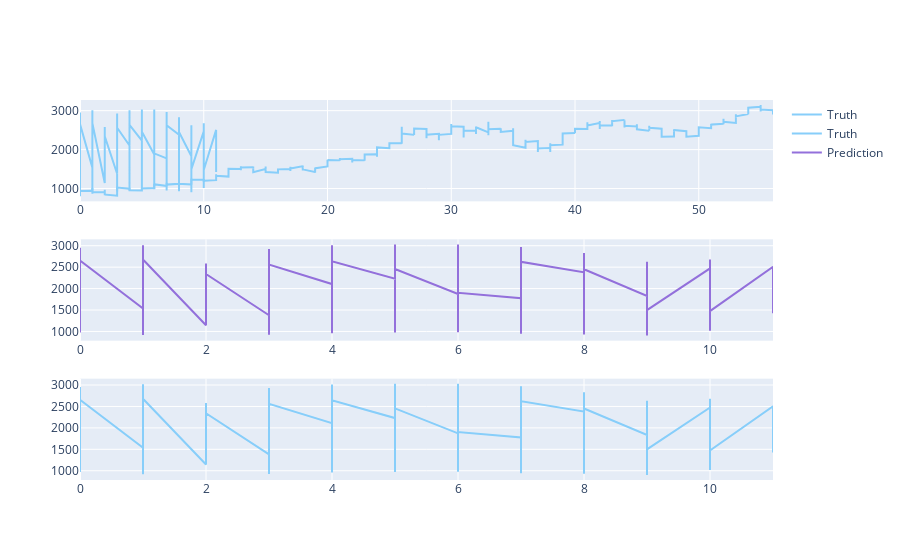

Notebook cell for this chart:
### Code cell
fig = make_subplots(rows=3, cols=1)
fig.add_trace(go.Scatter(x=temp.index // 15, y=df.Close,
                         name='Truth',
                         marker_color='LightSkyBlue'), row=1, col=1)

fig.add_trace(go.Scatter(x=temp.index // 15, y=df.Close,
                         name='Truth',
                         marker_color='LightSkyBlue'), row=1, col=1)


fig.add_trace(go.Scatter(x=temp.index // 15,
                         y=y_pred,
                         name='Prediction',
                         marker_color='MediumPurple'), row=2, col=1)

fig.add_trace(go.Scatter(x=temp.index // 15,
                         y=y_test,
                         name='Truth',
                         marker_color='LightSkyBlue',
                         showlegend=False), row=3, col=1)



fig.show()

### Figure 1 — Plotly figure (JSON) as saved in the notebook; plotly's stock layout.template omitted (floating-point values rounded to 4 significant figures; data arrays with more than 128 entries replaced by an {"elided": "..."} marker saying what was removed)
{"data": [{"marker": {"color": "LightSkyBlue"}, "name": "Truth", "type": "scatter", "x": {"elided": "889 int values"}, "xaxis": "x", "y": {"elided": "855 float values"}, "yaxis": "y"}, {"marker": {"color": "LightSkyBlue"}, "name": "Truth", "type": "scatter", "x": {"elided": "889 int values"}, "xaxis": "x", "y": {"elided": "171 float values"}, "yaxis": "y"}, {"marker": {"color": "MediumPurple"}, "name": "Prediction", "type": "scatter", "x": {"elided": "889 int values"}, "xaxis": "x2", "y": {"elided": "171 float values"}, "yaxis": "y2"}, {"marker": {"color": "LightSkyBlue"}, "name": "Truth", "showlegend": false, "type": "scatter", "x": {"elided": "889 int values"}, "xaxis": "x3", "y": {"elided": "171 float values"}, "yaxis": "y3"}], "layout": {"xaxis": {"anchor": "y", "domain": [0, 1]}, "xaxis2": {"anchor": "y2", "domain": [0, 1]}, "xaxis3": {"anchor": "y3", "domain": [0, 1]}, "yaxis": {"anchor": "x", "domain": [0.7333, 1]}, "yaxis2": {"anchor": "x2", "domain": [0.3667, 0.6333]}, "yaxis3": {"anchor": "x3", "domain": [0, 0.2667]}}}
